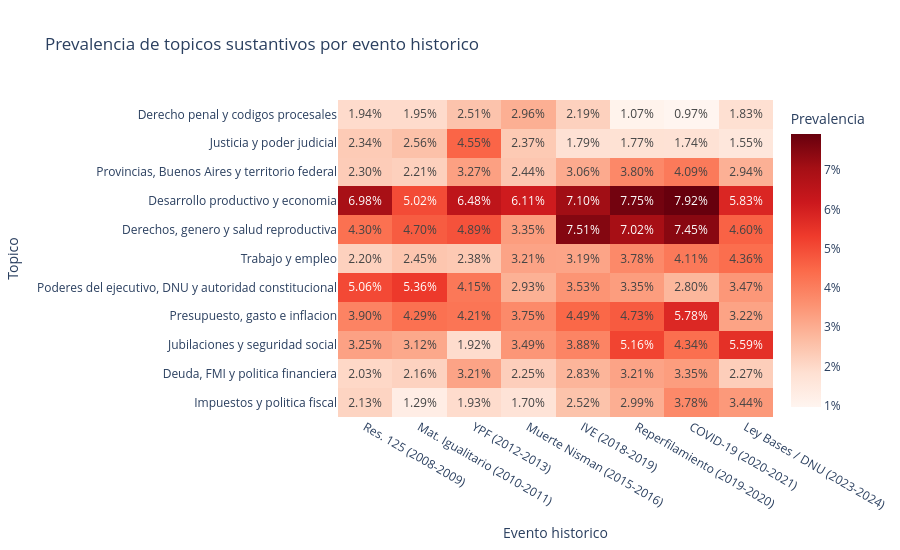

Write notebook code for a chart like this one.
### Code cell
EVENTOS_HISTORICOS = {
    2008: 'Res. 125',
    2010: 'Mat. Igualitario',
    2012: 'YPF',
    2015: 'Muerte Nisman',
    2018: 'IVE',
    2019: 'Reperfilamiento',
    2020: 'COVID-19',
    2023: 'Ley Bases / DNU',
}

filas = []
for anio_evento, nombre in EVENTOS_HISTORICOS.items():
    ventana = df_turns[df_turns['year'].isin([anio_evento, anio_evento + 1])]
    if len(ventana) == 0:
        continue
    label = f'{nombre} ({anio_evento}-{anio_evento + 1})'
    for tid in TOPICOS_IDS:
        filas.append({'evento': label, 'topico': TOPICOS_SUSTANTIVOS[tid],
                      'prevalencia': ventana[f'topic_{tid}'].mean()})

df_eventos = pd.DataFrame(filas)
orden_eventos = [f'{n} ({a}-{a+1})' for a, n in sorted(EVENTOS_HISTORICOS.items())]
pivot_eventos = df_eventos.pivot(index='topico', columns='evento', values='prevalencia').reindex(ORDEN_TOPICOS)
pivot_eventos = pivot_eventos[[c for c in orden_eventos if c in pivot_eventos.columns]]

fig_eventos = px.imshow(pivot_eventos,
    labels=dict(x='Evento historico', y='Topico', color='Prevalencia'),
    title='Prevalencia de topicos sustantivos por evento historico',
    color_continuous_scale='Reds', aspect='auto', height=550, text_auto='.2%')
fig_eventos.update_layout(coloraxis_colorbar=dict(tickformat='.0%'), xaxis_tickangle=30)
fig_eventos.show()
fig_eventos.write_html(str(FIG_DIR / 'heatmap_topicos_por_evento_historico.html'))

### Figure 1 — Plotly figure (JSON) as saved in the notebook; plotly's stock layout.template omitted (floating-point values rounded to 4 significant figures)
{"data": [{"coloraxis": "coloraxis", "hovertemplate": "Evento historico: %{x}<br>Topico: %{y}<br>Prevalencia: %{z}<extra></extra>", "name": "0", "texttemplate": "%{z:.2%}", "type": "heatmap", "x": ["Res. 125 (2008-2009)", "Mat. Igualitario (2010-2011)", "YPF (2012-2013)", "Muerte Nisman (2015-2016)", "IVE (2018-2019)", "Reperfilamiento (2019-2020)", "COVID-19 (2020-2021)", "Ley Bases / DNU (2023-2024)"], "xaxis": "x", "y": ["Derecho penal y codigos procesales", "Justicia y poder judicial", "Provincias, Buenos Aires y territorio federal", "Desarrollo productivo y economia", "Derechos, genero y salud reproductiva", "Trabajo y empleo", "Poderes del ejecutivo, DNU y autoridad constitucional", "Presupuesto, gasto e inflacion", "Jubilaciones y seguridad social", "Deuda, FMI y politica financiera", "Impuestos y politica fiscal"], "yaxis": "y", "z": [[0.01944, 0.01947, 0.02508, 0.02961, 0.02188, 0.0107, 0.009681, 0.01829], [0.02337, 0.02559, 0.04546, 0.02365, 0.01788, 0.01767, 0.01745, 0.01554], [0.02298, 0.02207, 0.03275, 0.02444, 0.03065, 0.03796, 0.04092, 0.02936], [0.06982, 0.05024, 0.06477, 0.0611, 0.07102, 0.07749, 0.07922, 0.05829], [0.043, 0.04701, 0.04885, 0.03351, 0.07514, 0.07015, 0.07451, 0.046], [0.02198, 0.02455, 0.02379, 0.03213, 0.03193, 0.03781, 0.04112, 0.04362], [0.05061, 0.0536, 0.04148, 0.02926, 0.03531, 0.03349, 0.02799, 0.03468], [0.03903, 0.04293, 0.04211, 0.03745, 0.0449, 0.04727, 0.05776, 0.03219], [0.03249, 0.03117, 0.01924, 0.03487, 0.03876, 0.05157, 0.04338, 0.05588], [0.02033, 0.02158, 0.03205, 0.02252, 0.02833, 0.0321, 0.03351, 0.02271], [0.02129, 0.01288, 0.01928, 0.017, 0.02523, 0.02987, 0.03775, 0.03436]]}], "layout": {"coloraxis": {"colorbar": {"tickformat": ".0%", "title": {"text": "Prevalencia"}}, "colorscale": [[0, "rgb(255,245,240)"], [0.125, "rgb(254,224,210)"], [0.25, "rgb(252,187,161)"], [0.375, "rgb(252,146,114)"], [0.5, "rgb(251,106,74)"], [0.625, "rgb(239,59,44)"], [0.75, "rgb(203,24,29)"], [0.875, "rgb(165,15,21)"], [1, "rgb(103,0,13)"]]}, "height": 550, "title": {"text": "Prevalencia de topicos sustantivos por evento historico"}, "xaxis": {"anchor": "y", "domain": [0, 1], "tickangle": 30, "title": {"text": "Evento historico"}}, "yaxis": {"anchor": "x", "autorange": "reversed", "domain": [0, 1], "title": {"text": "Topico"}}}}
